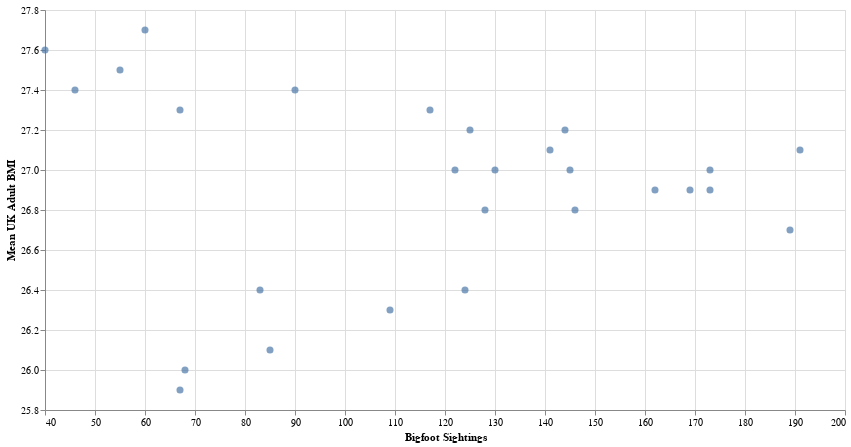

The code cell stored with this chart in its notebook:
### Code cell
annual_stats = (
    df_bf
    .groupby(df_bf["YEAR"]).size().reset_index(name="COUNT")
    .merge(df_bmi, on="YEAR")
)

chart = alt.Chart(annual_stats).mark_circle(size=50).encode(
    x=alt.X("COUNT", title="Bigfoot Sightings", scale=alt.Scale(zero=False)),
    y=alt.Y("BMI", title="Mean UK Adult BMI", scale=alt.Scale(zero=False)),
    tooltip=["YEAR", "COUNT", "BMI"]
).properties(
    width=800,
    height=400
)

chart

### Figure 1 — Vega-Lite specification as saved in the notebook (floating-point values rounded to 4 significant figures)
{"config": {"view": {"continuousWidth": 400, "continuousHeight": 300}}, "data": {"name": "data-7940326c47a2c34e9b78dc3aa1e960cb"}, "mark": {"type": "circle", "size": 50}, "encoding": {"tooltip": [{"field": "YEAR", "type": "temporal"}, {"field": "COUNT", "type": "quantitative"}, {"field": "BMI", "type": "quantitative"}], "x": {"field": "COUNT", "scale": {"zero": false}, "title": "Bigfoot Sightings", "type": "quantitative"}, "y": {"field": "BMI", "scale": {"zero": false}, "title": "Mean UK Adult BMI", "type": "quantitative"}}, "height": 400, "width": 800, "$schema": "https://vega.github.io/schema/vega-lite/v4.17.0.json", "datasets": {"data-7940326c47a2c34e9b78dc3aa1e960cb": [{"YEAR": "1994-01-01T00:00:00", "COUNT": 67, "BMI": 25.9}, {"YEAR": "1995-01-01T00:00:00", "COUNT": 68, "BMI": 26.0}, {"YEAR": "1996-01-01T00:00:00", "COUNT": 85, "BMI": 26.1}, {"YEAR": "1997-01-01T00:00:00", "COUNT": 109, "BMI": 26.3}, {"YEAR": "1998-01-01T00:00:00", "COUNT": 124, "BMI": 26.4}, {"YEAR": "1999-01-01T00:00:00", "COUNT": 83, "BMI": 26.4}, {"YEAR": "2000-01-01T00:00:00", "COUNT": 189, "BMI": 26.7}, {"YEAR": "2001-01-01T00:00:00", "COUNT": 162, "BMI": 26.9}, {"YEAR": "2002-01-01T00:00:00", "COUNT": 128, "BMI": 26.8}, {"YEAR": "2003-01-01T00:00:00", "COUNT": 146, "BMI": 26.8}, {"YEAR": "2004-01-01T00:00:00", "COUNT": 173, "BMI": 26.9}, {"YEAR": "2005-01-01T00:00:00", "COUNT": 169, "BMI": 26.9}, {"YEAR": "2006-01-01T00:00:00", "COUNT": 173, "BMI": 27.0}, {"YEAR": "2007-01-01T00:00:00", "COUNT": 122, "BMI": 27.0}, {"YEAR": "2008-01-01T00:00:00", "COUNT": 145, "BMI": 27.0}, {"YEAR": "2009-01-01T00:00:00", "COUNT": 130, "BMI": 27.0}, {"YEAR": "2010-01-01T00:00:00", "COUNT": 117, "BMI": 27.3}, {"YEAR": "2011-01-01T00:00:00", "COUNT": 141, "BMI": 27.1}, {"YEAR": "2012-01-01T00:00:00", "COUNT": 191, "BMI": 27.1}, {"YEAR": "2013-01-01T00:00:00", "COUNT": 144, "BMI": 27.2}, {"YEAR": "2014-01-01T00:00:00", "COUNT": 125, "BMI": 27.2}, {"YEAR": "2015-01-01T00:00:00", "COUNT": 90, "BMI": 27.4}, {"YEAR": "2016-01-01T00:00:00", "COUNT": 67, "BMI": 27.3}, {"YEAR": "2017-01-01T00:00:00", "COUNT": 60, "BMI": 27.7}, {"YEAR": "2018-01-01T00:00:00", "COUNT": 55, "BMI": 27.5}, {"YEAR": "2019-01-01T00:00:00", "COUNT": 40, "BMI": 27.6}, {"YEAR": "2021-01-01T00:00:00", "COUNT": 46, "BMI": 27.4}]}}
